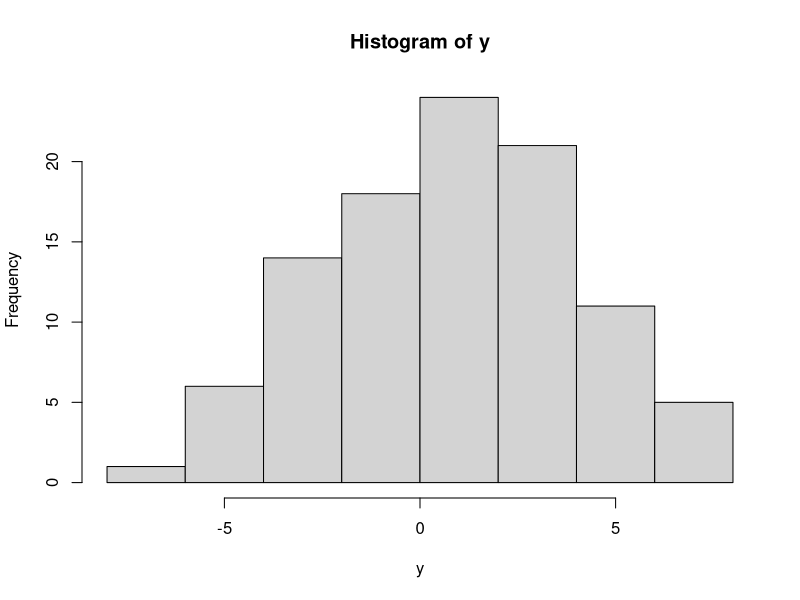
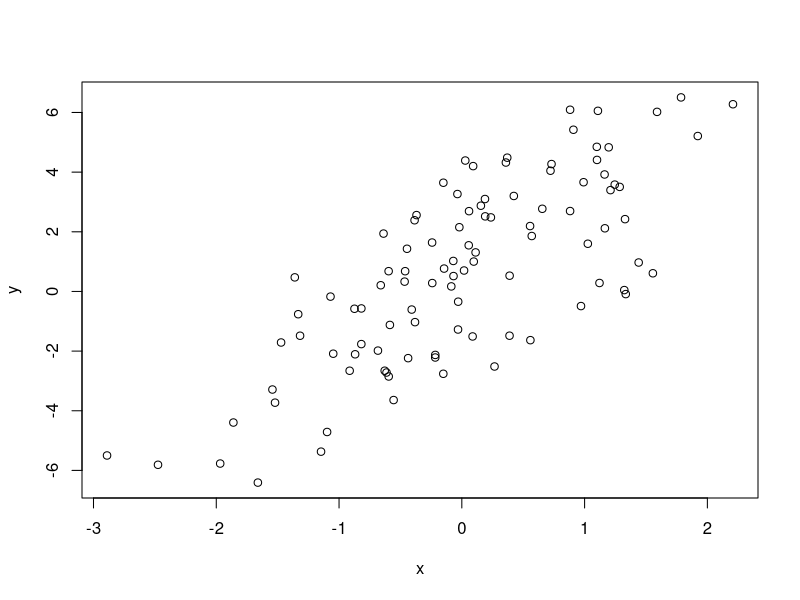
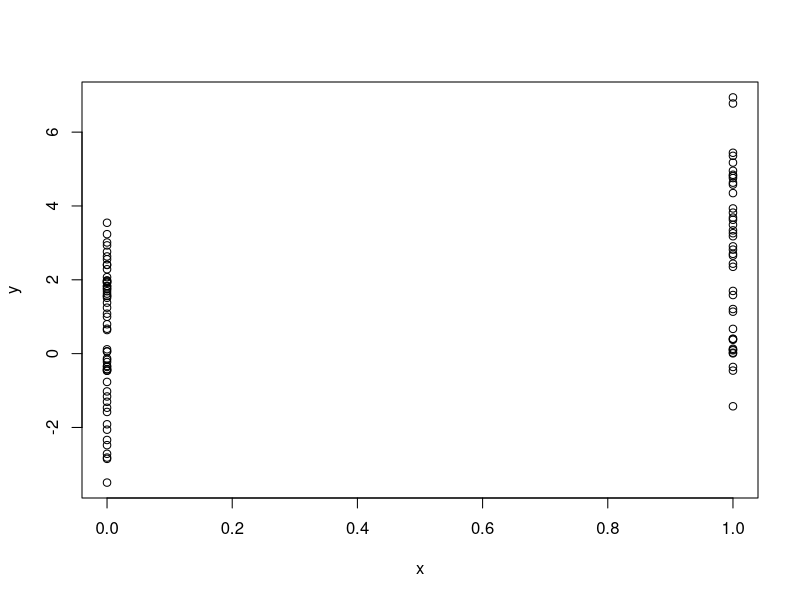
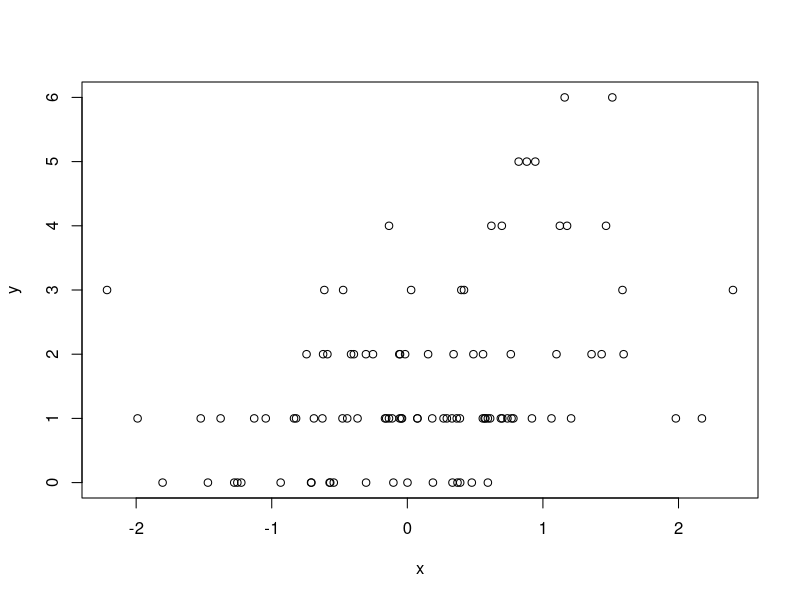

Here is the R script that generated these plots, in order:
# simulation: linear models

set.seed(20)
x <- rnorm(100)
e <- rnorm(100,0,2)
y <- 0.5  + 2 * x + e
summary(y)
hist(y)
plot(x,y)

# simulation: binomial distribution

set.seed(10)
x <- rbinom(100,1,0.5)
e <- rnorm(100,0,2)
y <- 0.5 + 2*x + e
summary(y)
plot(x,y)

# simulation: Poisson distribution

set.seed(1)
x <- rnorm(100)
log.mu <- 0.5 + 0.3*x
y <- rpois(100, exp(log.mu))
summary(y)
plot(x,y)

# simulation: ramdom sampling

set.seed(1)
sample(1:10,4)
sample(1:10,4)
sample(letters,5)
sample(1:10)
sample(1:10)
sample(1:10, replace=TRUE)
